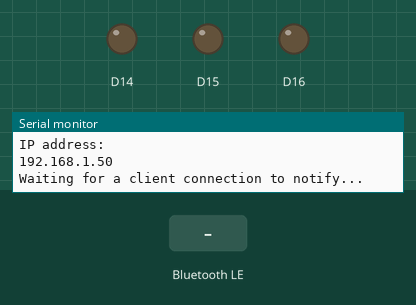
Bench run of a program on a simulated Arduino Nano ESP32. On the bench: output pins drawn as LEDs (lit = HIGH), the last lines printed to the serial monitor. The test bench sets the inputs (shaded band). WiFi joins after 1.5 s; servers stay silent unless stated; nothing arrives over Bluetooth unless stated; a phone connects over Bluetooth LE 3 s after start.

Above: at 8.3 s.
8.4 s: Bluetooth LE write "1" received
At 13.9 s:
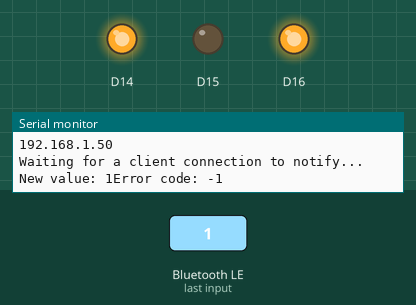
Timing chart, 0 to 15.4 s (numbered marks = the images above; inputs shaded):
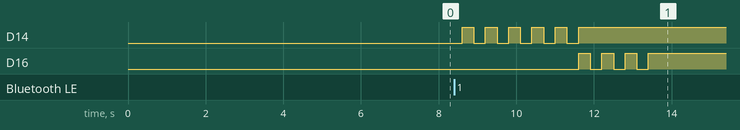

Measured:
- after the input at 8.4 s, D14: alternates HIGH for 0.30 s and LOW for 0.30 s, 11 changes in all, then stays HIGH, starting after 0.20 s

The program:

main.cpp
```cpp
#include <Arduino.h>
#include "bluetooth.hpp"
#include "wifi.hpp"
#include "led.hpp"

const char *WIFI_SSID = "SSID";
const char *WIFI_PASS = "PASSWORD";
WifiConnection* WIFI = new WifiConnection(WIFI_SSID, WIFI_PASS);

void setup()
{
  Serial.begin(9600);

  pinMode(LED_RED, OUTPUT);
  pinMode(LED_GREEN, OUTPUT);
  pinMode(LED_BLUE, OUTPUT);

  delay(2000);

  Serial.println();
  Serial.println("Running Firmware.");

  // Connect to Wifi.
  Serial.println();
  Serial.println();
  Serial.print("Connecting to ");
  Serial.println(WIFI_SSID);

  WIFI->initialize();
  initBluetooth();
}

void loop()
{
  delay(200);
}
```

auth.hpp
```cpp
/*
curl -X 'POST' \
  'http://127.0.0.1:8000/token' \
  -H 'accept: application/json' \
  -H 'Content-Type: application/x-www-form-urlencoded' \
  -d 'grant_type=&username=johndoe&password=secret&scope=&client_id=&client_secret='
  */

#include <HTTPClient.h>
#include <Arduino.h>

const String SERVER_BASE_URL="http://192.168.1.108:8000";

String getUser(String token) {
    HTTPClient http;
    String apiUrl = SERVER_BASE_URL + "/users/me";

    http.begin(apiUrl.c_str());
    http.addHeader("Content-Type", "application/x-www-form-urlencoded");
    http.addHeader("Authorization", "Bearer " + token);

    int httpResponseCode = http.GET();

    if (httpResponseCode == 200)
    {
      Serial.print("Connection OK");
      Serial.println();
      String payload = http.getString();
      Serial.println(payload);
      http.end();

      return payload;
    }

    http.end();
    Serial.print("Error code: ");
    Serial.println(httpResponseCode);
    return "";
}
```

bluetooth.hpp
```cpp
#include <BLEDevice.h>
#include <BLEUtils.h>
#include <BLEServer.h>
#include <BLE2902.h>
#include <Arduino.h>
#include "led.hpp"
#include "auth.hpp"


BLEServer* pServer = nullptr;
BLECharacteristic* pCharacteristic = nullptr;
bool deviceConnected = false;

// UUIDs can be randomly generated or specific to your application
#define SERVICE_UUID        "a4122eb1-921d-472d-90f0-d59b54c60804"
#define CHARACTERISTIC_UUID "6f5176cd-d06f-4dd4-a845-bfd0952b760c"

class ServerCallbacks: public BLEServerCallbacks {
    void onConnect(BLEServer* pServer) {
      flash_blue(3);
      deviceConnected = true;
    };

    void onDisconnect(BLEServer* pServer) {
      flash_red(3);
      deviceConnected = false;
      pServer->getAdvertising()->start();
    }
};

class AuthCallbacks: public BLECharacteristicCallbacks {
    void onWrite(BLECharacteristic *pCharacteristic) {
      String value = pCharacteristic->getValue().c_str();

      if (value.length() > 0) {
        Serial.print("New value: ");
        for (int i = 0; i < value.length(); i++)
          Serial.print(value[i]);

        String user = getUser(value);
        Serial.println(user);
        if (user != "") {
          flash_green(5);
        } else {
          flash_red(5);
        }
        Serial.println();
      }
    }
};

void initBluetooth() {
  Serial.begin(115200);

  // Create the BLE Device
  BLEDevice::init("ESP32_AC");

  // Create the BLE Server
  pServer = BLEDevice::createServer();
  pServer->setCallbacks(new ServerCallbacks());

  // Create the BLE Service
  BLEService *pService = pServer->createService(SERVICE_UUID);

  // Create a BLE Characteristic
  pCharacteristic = pService->createCharacteristic(
                      CHARACTERISTIC_UUID,
                      BLECharacteristic::PROPERTY_READ |
                      BLECharacteristic::PROPERTY_WRITE
                    );

  pCharacteristic->addDescriptor(new BLE2902());

  pCharacteristic->setCallbacks(new AuthCallbacks());

  // Start the service
  pService->start();

  // Start advertising
  pServer->getAdvertising()->start();
  Serial.println("Waiting for a client connection to notify...");
}
```

led.hpp
```cpp
void flash_blue(int count);
void flash_green(int count);
void flash_red(int count);
```

wifi.hpp
```cpp
#include <Arduino.h>
#include <WiFi.h>
#include <HTTPClient.h>

class WifiConnection
{
public:
  bool connected = false;
  const char *SSID;
  const char *password;

  wl_status_t status()
  {
    return WiFi.status();
  }

  bool checkInternet()
  {
    String testServer = "http://ifconfig.co/json";
    HTTPClient http;

    http.begin(testServer.c_str());

    int httpResponseCode = http.GET();

    if (httpResponseCode == 200)
    {
      Serial.print("Connection OK");
      Serial.println();
      String payload = http.getString();
      Serial.println(payload);
      http.end();

      return true;
    }

    http.end();
    Serial.print("Error code: ");
    Serial.println(httpResponseCode);
    return false;
  }

  WifiConnection(const char *SSID, const char *password)
  {
    this->SSID = SSID;
    this->password = password;
  }
  void initialize();
};

void WifiConnection::initialize()
{
  WiFi.mode(WIFI_STA);
  WiFi.disconnect();
  delay(100);

  WiFi.begin(this->SSID, this->password);
  Serial.println("Connecting...");

  while (WiFi.status() != WL_CONNECTED)
  {
    if (WiFi.status() == WL_CONNECT_FAILED)
    {
      Serial.println("Failed to connect to WIFI. Please verify credentials: ");
      Serial.println();
      Serial.print("SSID: ");
      Serial.println(this->SSID);
      Serial.print("Password: ");
      Serial.println(this->password);
      Serial.println();
    }
    delay(5000);
  }

  Serial.println("");
  Serial.println("WiFi connected");
  Serial.println("IP address: ");
  Serial.println(WiFi.localIP());
}
```

led.cpp
```cpp
#include <Arduino.h>

#define RGB_BRIGHTNESS 255


void flash_blue(int count)
{
    for (int i = 0; i < count; i++)
    {
        digitalWrite(LED_BLUE, HIGH);
        delay(300);
        digitalWrite(LED_BLUE, LOW);
        delay(300);
    }
    digitalWrite(LED_BLUE, HIGH);
}

void flash_red(int count)
{
    for (int i = 0; i < count; i++)
    {
        digitalWrite(LED_RED, HIGH);
        delay(300);
        digitalWrite(LED_RED, LOW);
        delay(300);
    }
    digitalWrite(LED_RED, HIGH);
}


void flash_green(int count)
{
    for (int i = 0; i < count; i++)
    {
        digitalWrite(LED_GREEN, HIGH);
        delay(300);
        digitalWrite(LED_GREEN, LOW);
        delay(300);
    }
    digitalWrite(LED_GREEN, HIGH);
}
```
